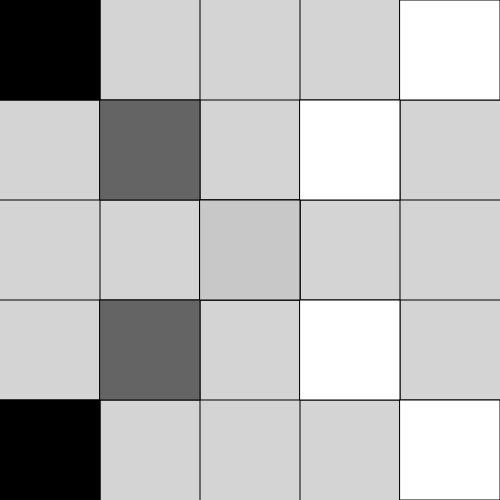
Frame 1 (no input)
Frame 60 (no input): identical to frame 1, image omitted
Frame 120 (the mouse pressed at the canvas centre since frame 60): identical to frame 1, image omitted

The p5.js sketch that drew this single still picture (run headless with seeded random() and noise() and a simulated clock; from frame 60 on, the mouse is pressed at the canvas centre):

// p5.js sketch
// ── sketch.js
 
function setup() {
 createCanvas(500,500);
 

}

function draw() {

background(212)
line(100,0,100,500);
line(200,0,200,500);
line(300,0,300,500);
line(400,0,400,500);

line(0,100,500,100);
line(0,200,500,200);
line(0,300,500,300);
line(0,400,500,400);
 
   
  
  
 
 
  for(i=0;i<=height;i=i+100){ 
     fill(i);
        rect(i,i,100,100);

    }

  
  k = 400;
   
  for(j=0;j<=height;j=j+100){ 
        fill(k);
        rect(k,j,100,100);
        k=k-100; 

    }


 
}
